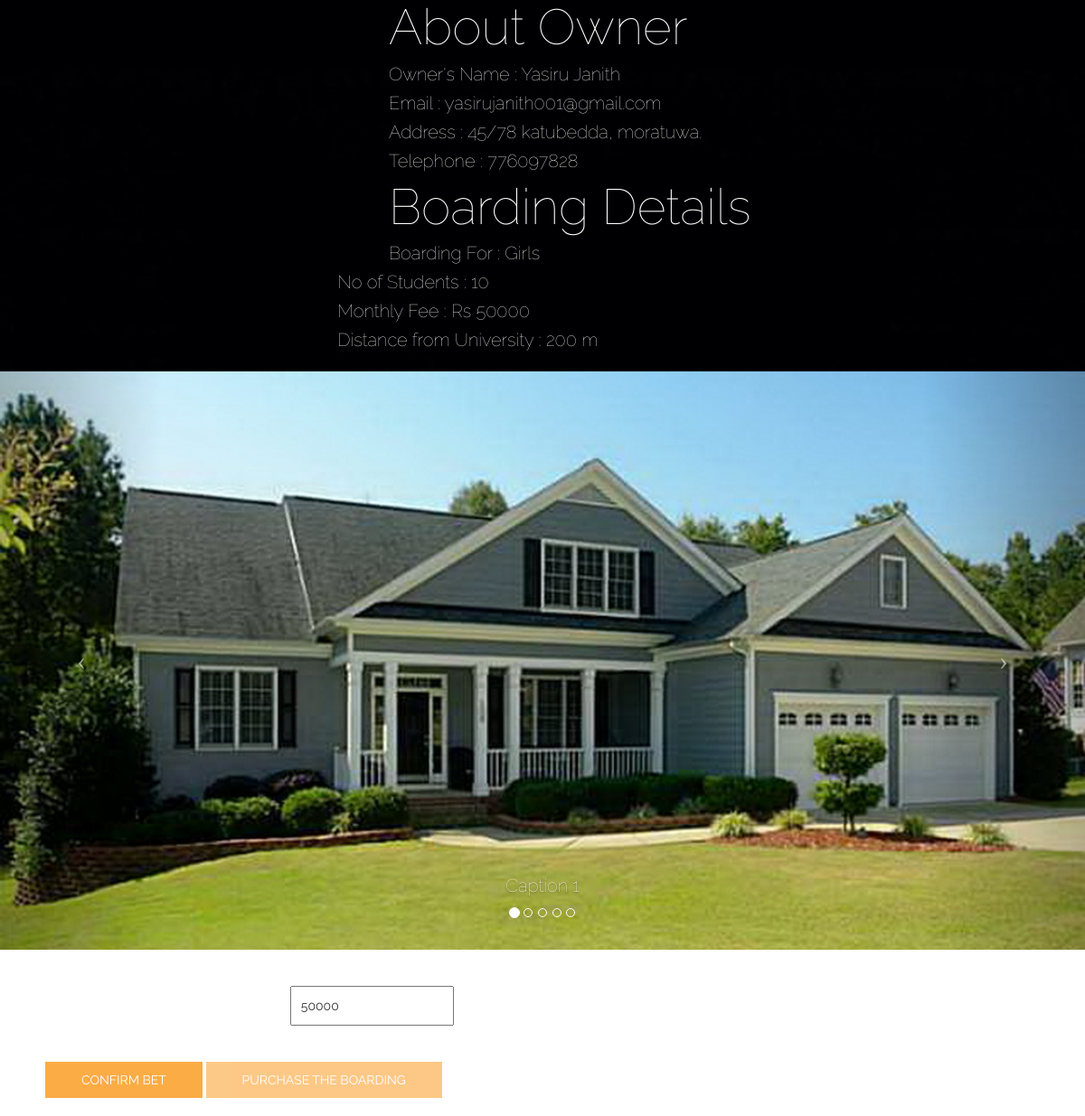
The app's page /boardingProfile.php?boardingID=17 (signed in) with its own data.
### tables this page shows
CREATE TABLE `users` (
  `userID` int(11) NOT NULL,
  `firstName` varchar(50) NOT NULL,
  `lastName` varchar(50) NOT NULL,
  `email` varchar(80) NOT NULL,
  `password` varchar(50) NOT NULL,
  `telephone` int(11) NOT NULL,
  `type` varchar(10) NOT NULL,
  `profPic` varchar(50) NOT NULL,
  `active` varchar(10) NOT NULL,
  `confirmationCode` int(10) NOT NULL,
  `confirmationCodeCheck` int(10) DEFAULT NULL
);

CREATE TABLE `boarding_details` (
  `boardingID` int(11) NOT NULL,
  `userID` int(11) NOT NULL,
  `boardingFor` varchar(10) NOT NULL,
  `studentCount` int(10) NOT NULL,
  `price` int(11) NOT NULL,
  `distance` int(10) NOT NULL,
  `address` varchar(80) NOT NULL
);

### php/DbConfig.php (called while the page is built, shortened)
<?php
class DbConfig{
    private $_host='localhost';
    private $_username='root';
    private $_password='';
    private $_database='accomodate_me_1';
    protected $connection;
    public function __construct(){
        if(!isset($this->connection)){
            $this->connection=new mysqli($this->_host,$this->_username,$this->_password,$this->_database);
        }
        return $this->connection;
    }
}
?>

### php/Crud.php (called while the page is built, shortened)
<?php
include_once 'DbConfig.php';
class Crud extends DbConfig{
    public function getData($query){
        $result=$this->connection->query($query);
        $rows=array();
        while($row=$result->fetch_assoc()){
            $rows[]=$row;
        }
        return $rows;
    }
}

### boardingProfile.php (the view, shortened to what this page needs)
<?php
include_once("php/Crud.php");
$crud=new Crud();
$boardingID=$_SESSION['boardingID'];
$queryBoarding_details=$crud->getData("SELECT * FROM `boarding_details` WHERE boardingID='$boardingID'");
if(sizeof($queryBoarding_details)>0){
        $userID = $queryBoarding_details[0]['userID'];
        $studentCount =$queryBoarding_details[0]['studentCount'];
        $price =$queryBoarding_details[0]['price'];
        $distance =$queryBoarding_details[0]['distance'];
        $address =$queryBoarding_details[0]['address'];
        $boardingFor =$queryBoarding_details[0]['boardingFor'];
        $query_userID =$crud->getData("SELECT * FROM `users` WHERE userID='$userID'");
        if (sizeof($query_userID)>0){
            $userName=$query_userID[0]['firstName'].' '.$query_userID[0]['lastName'];
            $email=$query_userID[0]['email'];
            $telephone=$query_userID[0]['telephone'];
        }
        $photo_1='u'.$userID.'b'.$boardingID.'img00.jpg';
}
$buttonActivate='disabled';
$price_updated=$price;
?>
<!DOCTYPE html>
<html lang="en">
<head>
    <link href="css/bootstrap.min.css" rel="stylesheet">
    <link href="css/style_boardingProfile.css" rel="stylesheet">
    <link rel="stylesheet" type="text/css" href="alert/sweetalert.css">
</head>
<body>
    <div>
    <div  class="avatar img-circle"></div>
        <div class='details'>
            <div class="details leftside">
                <h1>About Owner</h1>
                <h3>Owner's Name : <?php echo $userName; ?></h3>
                <h3>Email : <?php echo $email; ?></h3>
                <h3>Address : <?php echo $address; ?></h3>
                <h3>Telephone : <?php echo $telephone; ?></h3>
            </div>
            <div class="details rightside">
                <h1>Boarding Details</h1>
                <h3>Boarding For : <?php echo $boardingFor; ?></h3>
                <h3>No of Students : <?php echo $studentCount; ?></h3>
                <h3>Monthly Fee : <?php echo "Rs ".$price; ?></h3>
                <h3>Distance from University : <?php echo $distance.' m'; ?></h3>
            </div>
        </div>
    </div>
    <header id="myCarousel" class="carousel slide">
        <ol class="carousel-indicators">
            <li data-target="#myCarousel" data-slide-to="0" class="active"></li>
            <li data-target="#myCarousel" data-slide-to="1"></li>
            <li data-target="#myCarousel" data-slide-to="2"></li>
            <li data-target="#myCarousel" data-slide-to="3"></li>
            <li data-target="#myCarousel" data-slide-to="4"></li>
        </ol>
        <div class="carousel-inner">
            <div class="item active">
                <div class="fill" style="background-image:url('uploads/<?php echo $photo_1; ?>');"></div>
                <div class="carousel-caption">
                    <h3>Caption 1</h3>
                </div>
            </div>
        </div>
        <a class="left carousel-control" href="#myCarousel" data-slide="prev">
            <span class="icon-prev"></span>
        </a>
        <a class="right carousel-control" href="#myCarousel" data-slide="next">
            <span class="icon-next"></span>
        </a>
    </header>
    <form method="post" action="boardingProfile.php">
    <div class="container">
        <br>
        <div class="row">
            <div class="col-md-6">
                <label for="boardingBet" style="font-size:20px;color:#fff">Add a bet for the Boarding :&nbsp; </label>
                <input type="number" min="<?php echo $price_updated;?>" step="500" value="<?php echo $price_updated;?>" id="boardingBet" name="betValue" style="padding:10px;">
            </div>
        </div>
        <div class="row">
            <div class="col-md-8">
                <button type="submit" class="btn btn-info" name="confirmBet">Confirm Bet</button>
                <button type="submit" class="btn btn-info" name="purchaseBoarding" <?php echo $buttonActivate?>><a href="payment/pay.php">Purchase the Boarding</a></button>
        </div><br>
        </div></div>
    </form>
</body>
</html>

### css/style_boardingProfile.css (style rules this page uses)
html, body { height: 100%; }
body { font-family: 'Raleway', sans-serif; background-image: url(../img/boardingProfile.jpg); background-repeat: no-repeat; background-size: cover; }
.carousel { margin-top: 2%; height: 80%; }
h1, h2, h3, h4, h5, h6 { font-weight: 100; color: #fff; }
a { color: white; text-decoration: none; }
h1, h2, h3 { margin-top: auto; font-weight: 100; font-size: 20px; }
h1 { font-size: 55px; color:white; }
.details { margin-left:17%; font-size: 15px; margin-bottom: 5px; }
.item, .active, .carousel-inner { height: 100%; }
.fill { width: 100%; height: 100%; background-position: center; -webkit-background-size: cover; -moz-background-size: cover; background-size: cover; -o-background-size: cover; }
.row { padding: 20px; }
.btn.btn-info { background: #FCAC45; border: 0; border-radius:0%; padding: 10px 40px; color: #ffffff; text-transform: uppercase; }

### records on screen
users: userName "Yasiru Janith", email "yasirujanith001@gmail.com", telephone "776097828"
boarding_details: address "45/78 katubedda, moratuwa.", boardingFor "Girls", studentCount "10", price "50000", distance "200", betValue "50000"
